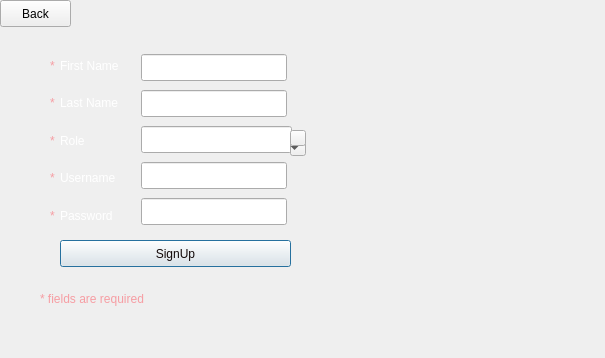
<?xml version="1.0" encoding="UTF-8"?>
<ui version="4.0">
 <class>Admin_login</class>
 <widget class="QDialog" name="Admin_login">
  <property name="geometry">
   <rect>
    <x>0</x>
    <y>0</y>
    <width>605</width>
    <height>358</height>
   </rect>
  </property>
  <property name="windowTitle">
   <string>SignUp</string>
  </property>
  <widget class="QPushButton" name="pushButton_2">
   <property name="geometry">
    <rect>
     <x>60</x>
     <y>240</y>
     <width>231</width>
     <height>27</height>
    </rect>
   </property>
   <property name="styleSheet">
    <string notr="true">color: rgb(19, 9, 9)</string>
   </property>
   <property name="text">
    <string>SignUp</string>
   </property>
  </widget>
  <widget class="QPushButton" name="pushButton">
   <property name="geometry">
    <rect>
     <x>0</x>
     <y>0</y>
     <width>71</width>
     <height>27</height>
    </rect>
   </property>
   <property name="text">
    <string>Back</string>
   </property>
  </widget>
  <widget class="QLabel" name="label">
   <property name="geometry">
    <rect>
     <x>60</x>
     <y>-20</y>
     <width>81</width>
     <height>17</height>
    </rect>
   </property>
   <property name="styleSheet">
    <string notr="true">color: rgb(255, 255, 255)</string>
   </property>
   <property name="text">
    <string>First Name</string>
   </property>
  </widget>
  <widget class="QLabel" name="label_12">
   <property name="geometry">
    <rect>
     <x>40</x>
     <y>290</y>
     <width>141</width>
     <height>17</height>
    </rect>
   </property>
   <property name="styleSheet">
    <string notr="true">color :rgb(246, 157, 163)</string>
   </property>
   <property name="text">
    <string>* fields are required</string>
   </property>
  </widget>
  <widget class="QWidget" name="layoutWidget">
   <property name="geometry">
    <rect>
     <x>60</x>
     <y>50</y>
     <width>76</width>
     <height>181</height>
    </rect>
   </property>
   <layout class="QVBoxLayout" name="verticalLayout">
    <item>
     <widget class="QLabel" name="label_4">
      <property name="styleSheet">
       <string notr="true">color: rgb(255, 255, 255)</string>
      </property>
      <property name="text">
       <string>First Name</string>
      </property>
     </widget>
    </item>
    <item>
     <widget class="QLabel" name="label_2">
      <property name="styleSheet">
       <string notr="true">color: rgb(255, 255, 255)</string>
      </property>
      <property name="text">
       <string>Last Name</string>
      </property>
     </widget>
    </item>
    <item>
     <widget class="QLabel" name="label_3">
      <property name="styleSheet">
       <string notr="true">color: rgb(255, 255, 255)</string>
      </property>
      <property name="text">
       <string>Role</string>
      </property>
     </widget>
    </item>
    <item>
     <widget class="QLabel" name="label_7">
      <property name="styleSheet">
       <string notr="true">color: rgb(255, 255, 255)</string>
      </property>
      <property name="text">
       <string>Username</string>
      </property>
     </widget>
    </item>
    <item>
     <widget class="QLabel" name="label_8">
      <property name="styleSheet">
       <string notr="true">color: rgb(255, 255, 255)</string>
      </property>
      <property name="text">
       <string>Password</string>
      </property>
     </widget>
    </item>
   </layout>
  </widget>
  <widget class="QWidget" name="layoutWidget">
   <property name="geometry">
    <rect>
     <x>50</x>
     <y>50</y>
     <width>20</width>
     <height>181</height>
    </rect>
   </property>
   <layout class="QVBoxLayout" name="verticalLayout_3">
    <item>
     <widget class="QLabel" name="label_5">
      <property name="styleSheet">
       <string notr="true">color :rgb(246, 157, 163)</string>
      </property>
      <property name="text">
       <string>*</string>
      </property>
     </widget>
    </item>
    <item>
     <widget class="QLabel" name="label_6">
      <property name="styleSheet">
       <string notr="true">color :rgb(246, 157, 163)</string>
      </property>
      <property name="text">
       <string>*</string>
      </property>
     </widget>
    </item>
    <item>
     <widget class="QLabel" name="label_9">
      <property name="styleSheet">
       <string notr="true">color :rgb(246, 157, 163)</string>
      </property>
      <property name="text">
       <string>*</string>
      </property>
     </widget>
    </item>
    <item>
     <widget class="QLabel" name="label_10">
      <property name="styleSheet">
       <string notr="true">color :rgb(246, 157, 163)</string>
      </property>
      <property name="text">
       <string>*</string>
      </property>
     </widget>
    </item>
    <item>
     <widget class="QLabel" name="label_11">
      <property name="styleSheet">
       <string notr="true">color :rgb(246, 157, 163)</string>
      </property>
      <property name="text">
       <string>*</string>
      </property>
     </widget>
    </item>
   </layout>
  </widget>
  <widget class="QLineEdit" name="txt_Role">
   <property name="geometry">
    <rect>
     <x>141</x>
     <y>126</y>
     <width>151</width>
     <height>27</height>
    </rect>
   </property>
  </widget>
  <widget class="QComboBox" name="comboBox">
   <property name="geometry">
    <rect>
     <x>290</x>
     <y>140</y>
     <width>16</width>
     <height>16</height>
    </rect>
   </property>
  </widget>
  <widget class="QPushButton" name="pushButton_3">
   <property name="geometry">
    <rect>
     <x>290</x>
     <y>130</y>
     <width>16</width>
     <height>16</height>
    </rect>
   </property>
   <property name="text">
    <string/>
   </property>
  </widget>
  <widget class="QLineEdit" name="txt_password1">
   <property name="geometry">
    <rect>
     <x>141</x>
     <y>198</y>
     <width>146</width>
     <height>27</height>
    </rect>
   </property>
   <property name="echoMode">
    <enum>QLineEdit::Password</enum>
   </property>
  </widget>
  <widget class="QLineEdit" name="txt_username1">
   <property name="geometry">
    <rect>
     <x>141</x>
     <y>162</y>
     <width>146</width>
     <height>27</height>
    </rect>
   </property>
  </widget>
  <widget class="QLineEdit" name="txt_lastname">
   <property name="geometry">
    <rect>
     <x>141</x>
     <y>90</y>
     <width>146</width>
     <height>27</height>
    </rect>
   </property>
  </widget>
  <widget class="QLineEdit" name="txt_firstname">
   <property name="geometry">
    <rect>
     <x>141</x>
     <y>54</y>
     <width>146</width>
     <height>27</height>
    </rect>
   </property>
  </widget>
 </widget>
 <resources/>
 <connections/>
</ui>
